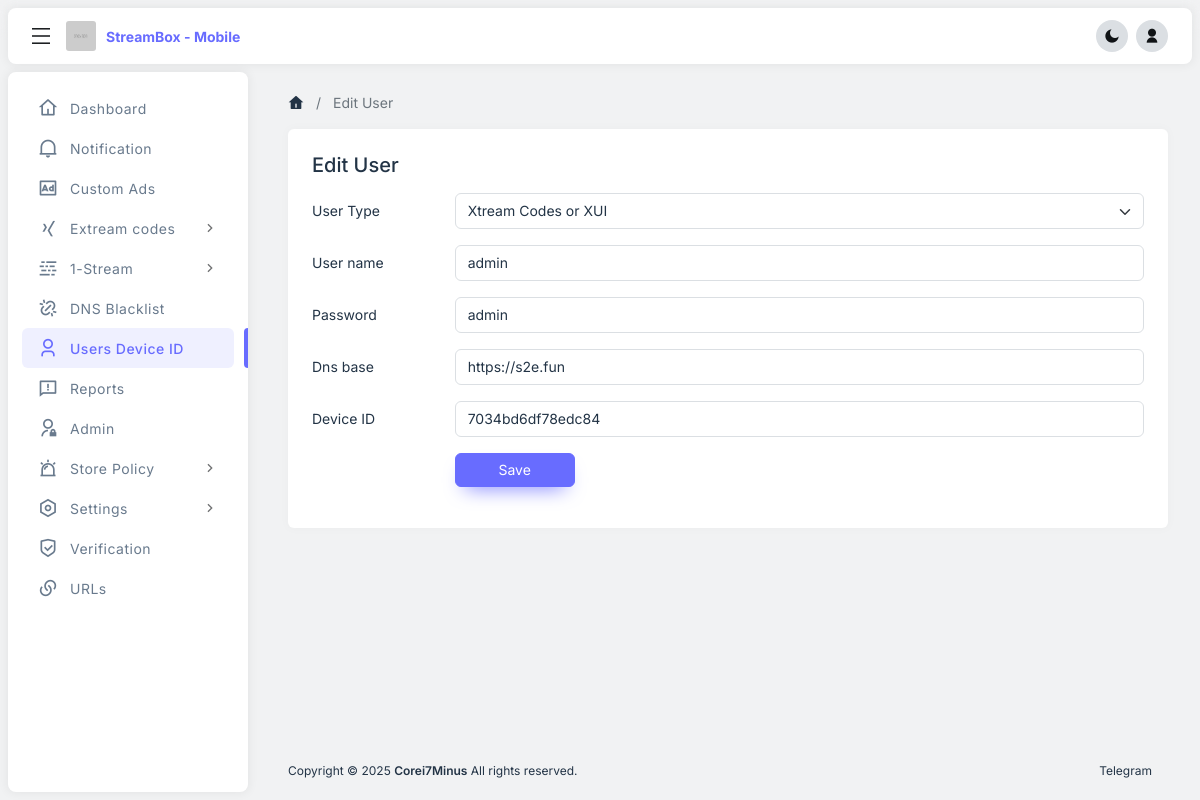
/create_user.php?user_id=5 (signed in), run on the app's committed database.
### tables this page shows
CREATE TABLE `tbl_users` (
  `id` int(10) NOT NULL,
  `user_type` varchar(20) NOT NULL DEFAULT 'xui',
  `user_name` varchar(60) NOT NULL,
  `user_password` text NOT NULL,
  `dns_base` text NOT NULL,
  `device_id` text NOT NULL,
  `registered_on` varchar(200) NOT NULL DEFAULT '0',
  `status` int(1) NOT NULL DEFAULT 1
);

### create_user.php (the view, shortened to what this page needs)
<?php
    $page_title=(isset($_GET['user_id'])) ? 'Edit User' : 'Create User';
    include("includes/header.php");
	$page_save=(isset($_GET['user_id'])) ? 'Save' : 'Create';
	if(isset($_GET['user_id'])){
        $user_qry="SELECT * FROM tbl_users where id='".$_GET['user_id']."'";
        $user_result=mysqli_query($mysqli,$user_qry);
        $user_row=mysqli_fetch_assoc($user_result);
    }
?>
<main id="nsofts_main">
    <div class="nsofts-container">
        <nav aria-label="breadcrumb">
            <ol class="breadcrumb align-items-center">
                <li class="breadcrumb-item d-inline-flex"><a href="dashboard.php"><i class="ri-home-4-fill"></i></a></li>
                <li class="breadcrumb-item d-inline-flex active" aria-current="page"><?php echo (isset($page_title)) ? $page_title : "" ?></li>
            </ol>
        </nav>
        <div class="row g-4">
            <div class="col-12">
                <div class="card h-100">
                    <div class="card-body p-4">
                        <h5 class="mb-3"><?=$page_title ?></h5>
                        <form action="" name="addedituser" method="POST" enctype="multipart/form-data">
                            <div class="mb-3 row">
                                <label class="col-sm-2 col-form-label">User Type</label>
                                <div class="col-sm-10">
                                </div>
                            </div>
                            <div class="mb-3 row">
                                <label class="col-sm-2 col-form-label">User name</label>
                                <div class="col-sm-10">
                                    <input type="text" name="user_name" value="<?php if(isset($_GET['user_id'])){echo $user_row['user_name'];}?>"  class="form-control" required>
                                </div>
                            </div>
                            <div class="mb-3 row">
                                <label class="col-sm-2 col-form-label">Password</label>
                                <div class="col-sm-10">
                                    <input type="text" name="user_password" value="<?php if(isset($_GET['user_id'])){echo $user_row['user_password'];}?>" class="form-control" required>
                                </div>
                            </div>
                            <div class="mb-3 row">
                                <label class="col-sm-2 col-form-label">Dns base</label>
                                <div class="col-sm-10">
                                    <input type="text" name="dns_base" value="<?php if(isset($_GET['user_id'])){echo $user_row['dns_base'];}?>" class="form-control" required>
                                </div>
                            </div>
                            <div class="mb-3 row">
                                <label class="col-sm-2 col-form-label">Device ID</label>
                                <div class="col-sm-10">
                                    <input type="text" name="device_id" value="<?php if(isset($_GET['user_id'])){echo $user_row['device_id'];}?>" class="form-control" required>
                                </div>
                            </div>
                            <div class="mb-3 row">
                                <label class="col-sm-2 col-form-label">&nbsp;</label>
                                <div class="col-sm-10">
                                    <button type="submit" name="submit" class="btn btn-primary" style="min-width: 120px;"><?=$page_save?></button>
                                </div>
                            </div>
                        </form>
                    </div>
                </div>
            </div>
        </div>
    </div>
</main>
<?php include("includes/footer.php");?>

### assets/css/styles.css (style rules this page uses)
:root { --ns-white: #ffffff; --ns-gray-10: #f1f2f3; --ns-gray-20: #dbdfe3; --ns-gray-30: #8592a3; --ns-gray-40: #233446; --ns-gray-100: #717273; --ns-gray-200: #636567; --ns-gray-300: #515355; --ns-gray-400: #454749; --ns-gray-500: #3a3c3e; --ns-gray-600: #202326; --ns-gray-700: #101316; --ns-primary: #686cff; --ns-secondary: var(--ns-gray-30); --ns-success: #71dd39; --ns-danger: #ff3e1d; --ns-warning: #ffab00; --ns-info: #03c2ec; --ns-dark: var(--ns-gray-40); --ns-primary-rgb: 104 108 255; --ns-secondary-rgb: 133 146 163; --ns-success-rgb: 113 221 57; --ns-danger-rgb: 255 62 29; --ns-warning-rgb: 255 171 0; --ns-info-rgb: 3 194 236; --ns-dark-rgb: 35 52 70; --ns-body-font-family: 'Inter', sans-serif; --ns-body-font-size: 14px; --ns-body-bg: var(--ns-gray-10); --ns-body-color: var(--ns-gray-40); --ns-layout-gutter: 8px; --ns-header-min-height: 56px; --ns-sidebar-width: 240px; --ns-main-padding-y: 48px; --ns-container-max-width: 1280px; --ns-bg-opacity: 1; }
body { font-family: var(--ns-body-font-family); font-size: var(--ns-body-font-size); background-color: var(--ns-body-bg); color: var(--ns-body-color); }
body:before { content: ''; position: fixed; top: 0; left: 0; width: 100%; height: 40px; background-color: rgb(255 255 255 / 5%); z-index: 1; backdrop-filter: blur(8px); }
h1, h2, h3, h4, h5, h6 { color: var(--dark-theme-bg); }
a { outline: none; color: var(--ns-primary); }
[class^="ri-"], [class*="ri-"] { line-height: 1; font-size: 16px; }
.btn { font-size: var(--ns-body-font-size); line-height: 20px; background-color: var(--ns-btn-bg); border-color: var(--ns-btn-border-color); color: var(--ns-btn-color); }
.btn-primary { --ns-btn-color: #fff; --ns-btn-bg: var(--ns-primary); --ns-btn-border-color: var(--ns-primary); --ns-btn-hover-color: #fff; --ns-btn-hover-bg: #686cff; --ns-btn-hover-border-color: #686cff; --ns-btn-active-color: #fff; --ns-btn-active-bg: #686cff; --ns-btn-active-border-color: #686cff; --ns-btn-disabled-color: #fff; --ns-btn-disabled-bg: var(--ns-primary); --ns-btn-disabled-border-color: var(--ns-primary); box-shadow: 0 10px 20px -10px #686cff; -webkit-box-shadow: 0 10px 20px -10px #686cff; }
.breadcrumb a { color: inherit; text-decoration: none; line-height: 1; display: inline-flex; }
.breadcrumb-item + .breadcrumb-item { padding-left: 12px; }
.breadcrumb-item + .breadcrumb-item::before { padding-right: 12px; }
.card { border: none; -webkit-box-shadow: 0px 0px 10px 2px rgba(0,0,0,0.02); box-shadow: 0px 0px 10px 2px rgba(0,0,0,0.02); }
.form-control, .form-select { font-size: 14px; padding-top: 8px; padding-bottom: 8px; line-height: 18px; color: var(--ns-body-color); border-color: var(--ns-gray-20); }
#nsofts_main, #nsofts_footer { padding: var(--ns-layout-gutter); -webkit-transition: all 0.35s; transition: all 0.35s; }
#nsofts_main { margin-top: calc(var(--ns-header-min-height) + (var(--ns-layout-gutter) * 2)); min-height: calc(100vh - (var(--ns-header-min-height) + (var(--ns-layout-gutter) * 4) + 66px)); }
.nsofts-container { width: 100%; max-width: var(--ns-container-max-width); margin-left: auto; margin-right: auto; }
@media (min-width: 1200px) { #nsofts_main, #nsofts_footer { padding-left: 32px; padding-right: 32px; margin-left: calc(var(--ns-sidebar-width) + (var(--ns-layout-gutter) * 2)); } }
@media (min-width: 1200px) { #nsofts_main { margin-top: calc(var(--ns-header-min-height) + (var(--ns-layout-gutter) * 3.5)); } }

### data on the page
tbl_users: user_name "admin", user_password "admin", dns_base "https://s2e.fun", device_id "7034bd6df78edc84"

### other printed values
APP_NAME "StreamBox - Mobile"
$page_title "Edit User"
$page_save "Save"
